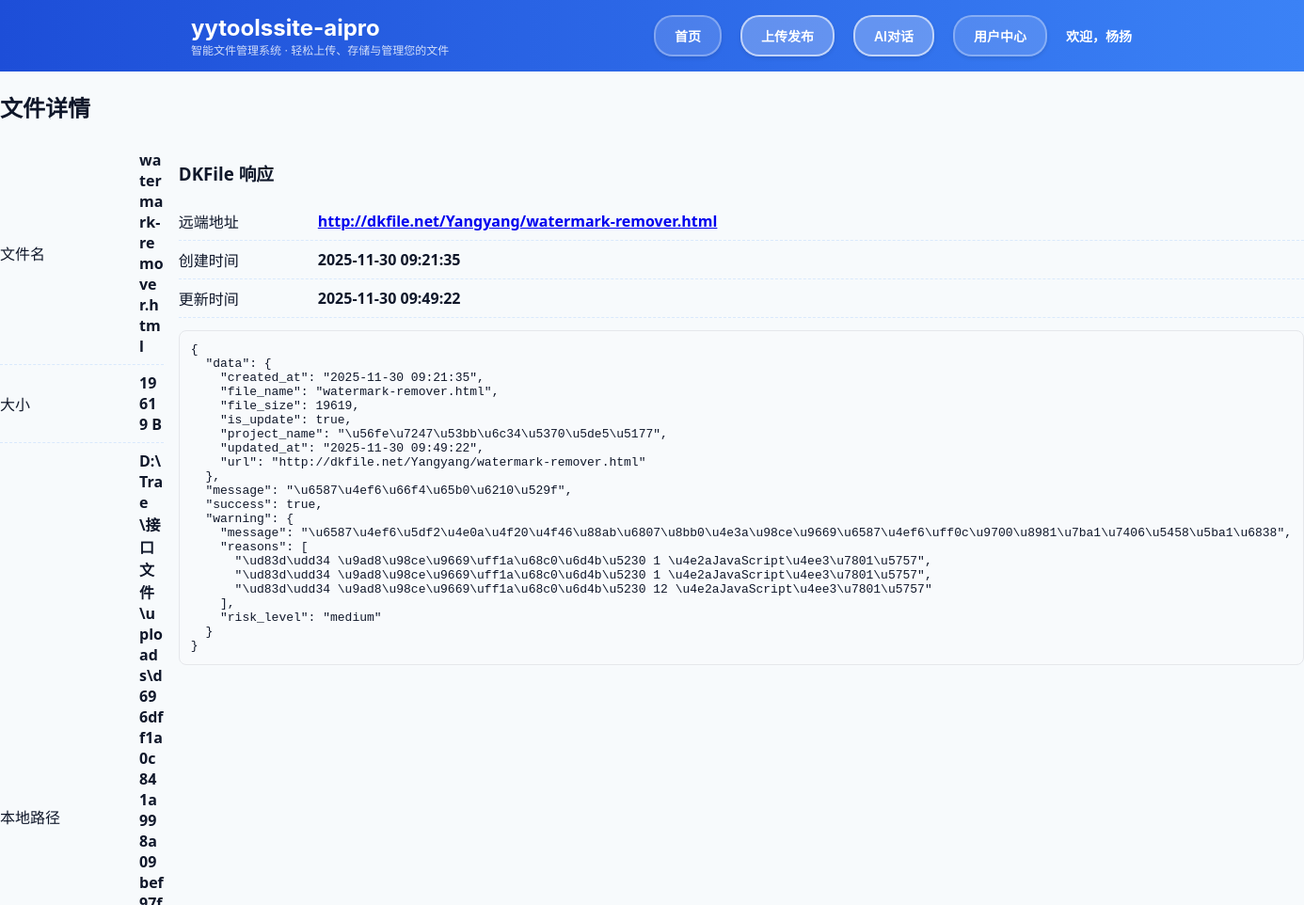
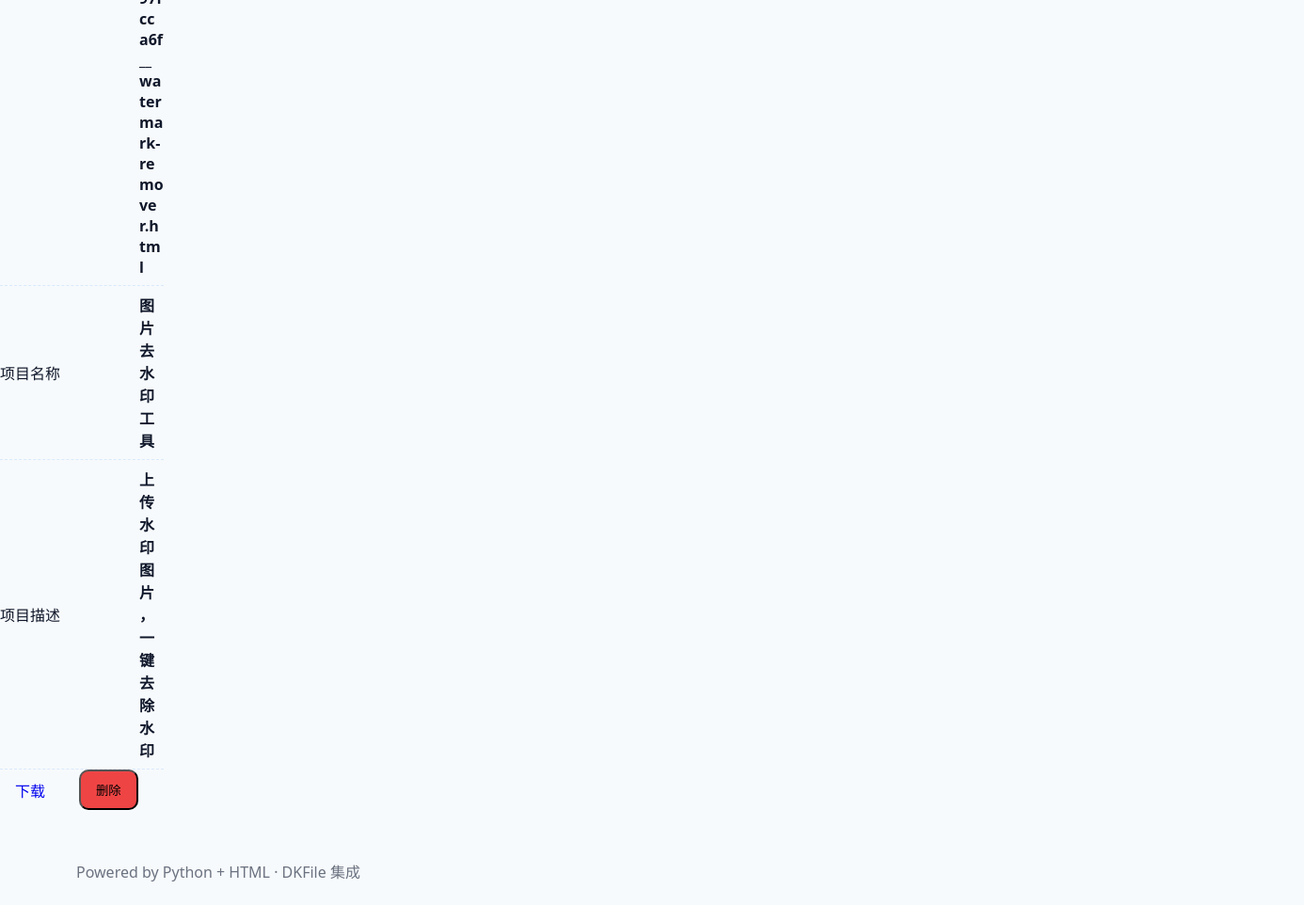
/files/d696dff1a0c841a998a09bef97fcca6f (signed in), run on the app's committed database (2 pictures, top to bottom).
### tables this page shows
CREATE TABLE files (
                        id TEXT PRIMARY KEY,
                        filename TEXT NOT NULL,
                        stored_name TEXT NOT NULL,
                        path TEXT NOT NULL,
                        size INTEGER NOT NULL,
                        dkfile TEXT,
                        project_name TEXT,
                        project_desc TEXT
                    , user_id TEXT DEFAULT "default_user");

### app.py (the view)
    def decorated_function(*args, **kwargs):
        if 'user_id' not in session:
            return redirect(url_for('login', next=request.url))
        return f(*args, **kwargs)

### app.py (called while the page is built)
def ensure_dirs():
    UPLOAD_DIR.mkdir(parents=True, exist_ok=True)
    DATA_DIR.mkdir(parents=True, exist_ok=True)

def get_db():
    conn = sqlite3.connect(str(DB_FILE))
    conn.row_factory = sqlite3.Row
    return conn

def get_file_by_id(file_id, user_id=None, check_owner=True):
    conn = get_db()
    try:
        if check_owner and user_id:
            row = conn.execute('SELECT * FROM files WHERE id = ? AND user_id = ?', (file_id, user_id)).fetchone()
        else:
            row = conn.execute('SELECT * FROM files WHERE id = ?', (file_id,)).fetchone()
        if row:
            return {"id": row["id"], "filename": row["filename"], "stored_name": row["stored_name"],
                    "path": row["path"], "size": row["size"], "dkfile": json.loads(row["dkfile"] if row["dkfile"] else "null"),
                    "project_name": row["project_name"], "project_desc": row["project_desc"],
                    "user_id": row["user_id"]}
        return None
    finally:
        conn.close()

def log_access(file_id, action, request):
    conn = get_db()
    try:
        user_id = session.get('user_id')
        ip_address = request.remote_addr
        user_agent = request.user_agent.string
        conn.execute('''INSERT INTO access_logs (file_id, user_id, action, ip_address, user_agent)
                        VALUES (?, ?, ?, ?, ?)''',
                    (file_id, user_id, action, ip_address, user_agent))
        conn.commit()
    finally:
        conn.close()

def login_required(f):
    def decorated_function(*args, **kwargs):
        if 'user_id' not in session:
            return redirect(url_for('login', next=request.url))
        return f(*args, **kwargs)
    decorated_function.__name__ = f.__name__
    return decorated_function

@app.get("/files/<file_id>")
@login_required
def file_detail(file_id):
    init_db()
    found = get_file_by_id(file_id, check_owner=False)
    if not found:
        return render_template("detail.html", not_found=True, item=None)
    log_access(file_id, 'view', request)
    return render_template("detail.html", not_found=False, item=found)

@app.after_request
def add_cache_control(response):
    if request.path.endswith('.css') or request.path.endswith('.js'):
        response.headers['Cache-Control'] = 'no-cache, no-store, must-revalidate'
        response.headers['Pragma'] = 'no-cache'
        response.headers['Expires'] = '0'
    return response

### templates/detail.html
{% extends 'base.html' %}
{% block content %}
{% if not_found %}
  <div class="empty">未找到文件</div>
{% else %}
  <section class="panel">
    <h2>文件详情</h2>
    <div class="grid">
      <div>
        <div class="kv"><span>文件名</span><strong>{{ item.filename }}</strong></div>
        <div class="kv"><span>大小</span><strong>{{ (item.size or 0) | int }} B</strong></div>
        <div class="kv"><span>本地路径</span><strong>{{ item.path }}</strong></div>
        {% if item.project_name %}
        <div class="kv"><span>项目名称</span><strong>{{ item.project_name }}</strong></div>
        {% endif %}
        {% if item.project_desc %}
        <div class="kv"><span>项目描述</span><strong>{{ item.project_desc }}</strong></div>
        {% endif %}
        <div class="actions">
          <a class="btn" href="{{ url_for('download_local', stored_name=item.stored_name) }}">下载</a>
          <form class="inline" action="{{ url_for('file_delete', file_id=item.id) }}" method="post">
            <button class="btn danger" type="submit" onclick="return confirm('确定要删除这个文件吗？此操作不可恢复。')">删除</button>
          </form>
        </div>
      </div>
      <div>
        <h3>DKFile 响应</h3>
        {% if item.dkfile %}
          {% set d = item.dkfile.data if item.dkfile and item.dkfile.success else None %}
          {% if d and d.url %}
            <div class="kv"><span>远端地址</span><strong><a href="{{ d.url }}" target="_blank">{{ d.url }}</a></strong></div>
            <div class="kv"><span>创建时间</span><strong>{{ d.created_at }}</strong></div>
            {% if d.updated_at %}
            <div class="kv"><span>更新时间</span><strong>{{ d.updated_at }}</strong></div>
            {% endif %}
          {% endif %}
          <pre class="code">{{ item.dkfile | tojson(indent=2) }}</pre>
        {% else %}
          <div class="empty">暂无</div>
        {% endif %}
      </div>
    </div>
  </section>
{% endif %}
{% endblock %}

### static/style.css (style rules this page uses)
:root { --blue-900:#1e3a8a;--blue-700:#1d4ed8;--blue-600:#2563eb;--blue-500:#3b82f6;--blue-300:#93c5fd;--bg:#f7fafc;--card:#ffffff;--text:#0f172a;--muted:#6b7280;--border:#e5e7eb;--shadow:0 8px 20px rgba(17,24,39,.08);--danger:#ef4444 }
* { box-sizing:border-box }
html,body { margin:0;padding:0;background:var(--bg);color:var(--text);font-family:system-ui,-apple-system,Segoe UI,Roboto,Helvetica,Arial,sans-serif }
body { padding:0 !important;margin:0 !important }
.actions { display:flex;gap:12px }
.btn { display:inline-block;text-decoration:none;padding:10px 16px;border-radius:10px;margin-right:8px }
.btn.danger { background:var(--danger) }
.inline { display:inline }
.grid { display:grid;grid-template-columns:1fr 1fr;gap:16px }
.kv { display:grid;grid-template-columns:140px 1fr;align-items:center;gap:8px;padding:8px 0;border-bottom:1px dashed rgba(96,165,250,.2) }
.kv strong { word-break:break-all;overflow-wrap:anywhere }
.kv strong a { word-break:break-all }
.code { background:#f8fafc;border:1px solid var(--border);border-radius:8px;padding:12px;overflow:auto;max-height:360px }

### templates/base.html (style rules this page uses)
* { box-sizing: border-box; }

### data on the page
files: filename "watermark-remover.html", size "19619", path "D:\\Trae\\接口文件\\uploads\\d696dff1a0c841a998a09bef97fcca6f__watermark-remover.html", project_name "图片去水印工具", project_desc "上传水印图片，一键去除水印"

### other printed values
{{ session.username }} "杨扬"
{{ d.url }} "http://dkfile.net/Yangyang/watermark-remover.html"
{{ d.created_at }} "2025-11-30 09:21:35"
{{ d.updated_at }} "2025-11-30 09:49:22"
